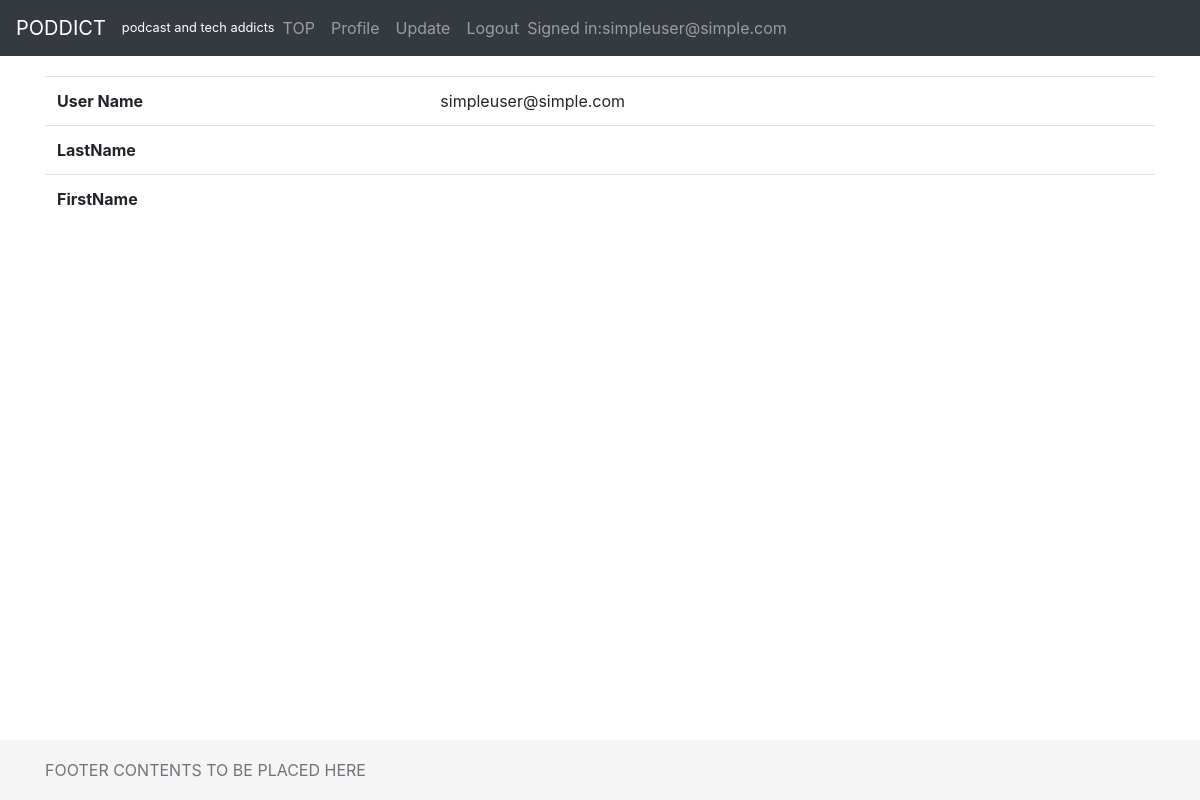
The page /register/user_detail/3/ (signed in) on the database as committed earlier.
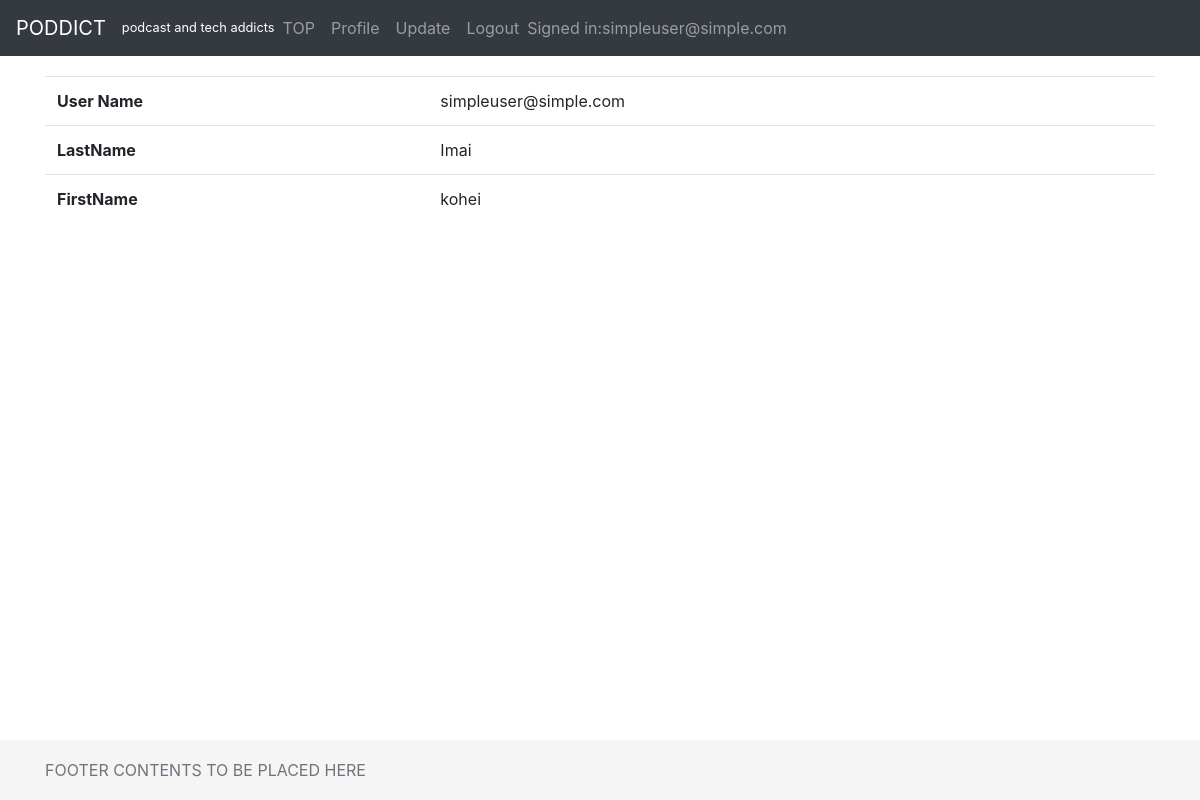
The same page on the database as committed later.
### register/models.py (models this page shows, shortened)
    class User(AbstractBaseUser, PermissionsMixin):
        email = models.EmailField(_('email address'),unique=True)
        first_name = models.CharField(_('first name'),max_length=30,blank=True)
        last_name = models.CharField(_('last name'),max_length=150,blank=True)
        is_staff = models.BooleanField(
            _('staff status'),
            default=False,
            help_text=_(
                'Designates whether the user can log into this admin site.'),
        )
        is_active = models.BooleanField(
            _('active'),
            default=True,
            help_text=_(
                'Designates wheter this user should be treated as active.'
                'Unselect this instead of deleting accounts.'
            ),
        )
        date_joined = models.DateTimeField(_('date joined'),default=timezone.now)
        objects = UserManager()
        EMAIL_FIELD = 'email'
        USERNAME_FIELD = 'email'
        REQUIRED_FIELDS = []
        class Meta:
            verbose_name = _('user')
            verbose_name_plural = _('users')
        @property
        def username(self):
            return self.email

### register/views.py (the view)
# urls.py: path('user_detail/<int:pk>/', views.UserDetail.as_view(), name='user_detail'),
class UserDetail(OnlyYouMixin, generic.DetailView):
    model = User
    template_name = 'register/user_detail.html'

### register/views.py (called while the page is built)
    def test_func(self):
        user = self.request.user
        return user.pk == self.kwargs['pk'] or user.is_superuser

### templates/register/user_detail.html (shortened to what this page needs)
{% extends "base.html" %}
{% block contents %}
<table class="table">
    <tbody>
      <tr>
        <th>User Name</th>
        <td>{{ user.username }}</td>
      </tr>
      <tr>
        <th>LastName</th>
        <td>{{ user.last_name }}</td>
      </tr>
      <tr>
        <th>FirstName</th>
        <td>{{ user.first_name }}</td>
      </tr>
    </tbody>
</table>
{% endblock %}

### pdblog/templates/base.html (shortened to what this page needs)
{% load staticfiles %}
<!doctype html>
<html lang="en">
  <head>
    <link href="{% static 'css/sticky-footer-navbar.css' %}" rel="stylesheet">
    <link href="{% static 'css/pd_bootstrap.css' %}" rel="stylesheet">
</head>
  <body>
    <header>
      <nav class="navbar navbar-expand-md navbar-dark fixed-top bg-dark">
        <a class="navbar-brand" href="{% url 'pdblog:article_list' %}">PODDICT</a>
        <small style="Color:white">podcast and tech addicts</small>
        <div class="collapse navbar-collapse" id="navbarCollapse">
          <ul class="navbar-nav mr-auto">
            <li class="nav-item {% block nav_activate %}{% endblock %}">
              <a class="nav-link" href="{% url 'pdblog:article_list' %}">TOP<span class="sr-only">(current)</span></a></li>
            {% if user.is_authenticated %}
            <li><a class="nav-item nav-link" href="{% url 'register:user_detail' user.pk %}">Profile</a></li>
            <li><a class="nav-item nav-link" href="{% url 'register:user_update' user.pk %}">Update</a></li>
            <li><a class="nav-item nav-link" href="{% url 'register:logout' %}">Logout</a></li>
            <li class="navbar-text">Signed in:{{ user }}</li>
            {% else %}
            <li class="nav-item"><a class="nav-item nav-link" href="{% url 'register:login' %}">
              Login.
              </a>
            </li>
            {% endif %}
          </ul>
        </div>
      </nav>
    </header>
    <main role="main" class="container mt-3">
        {% block contents %}{% endblock %}
    </main>
    <footer class="footer">
      <div class="container">
        <span class="text-muted"> FOOTER CONTENTS TO BE PLACED HERE </span>
      </div>
    </footer>
 </body>
</html>

Rows that differ between the two databases and show on the page:
changed User "simpleuser@simple.com": last_name (not shown) → "Imai"; first_name (not shown) → "kohei"
